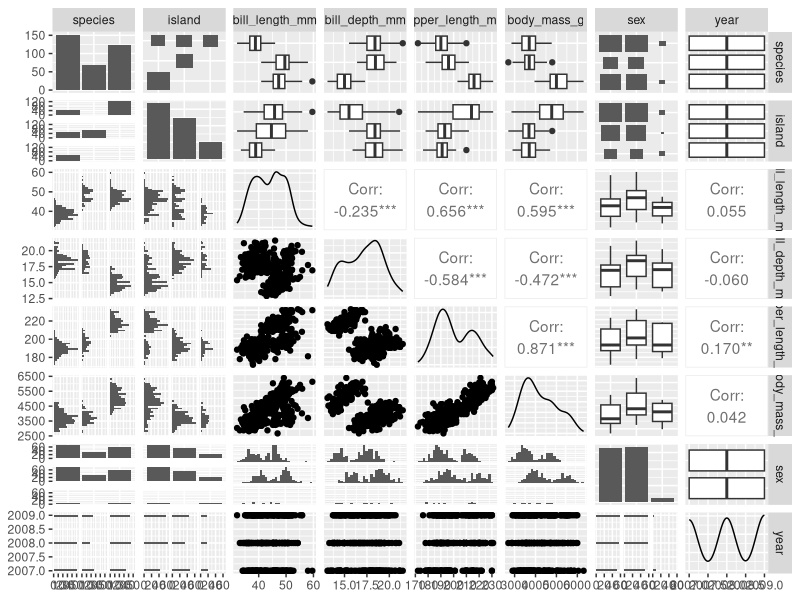
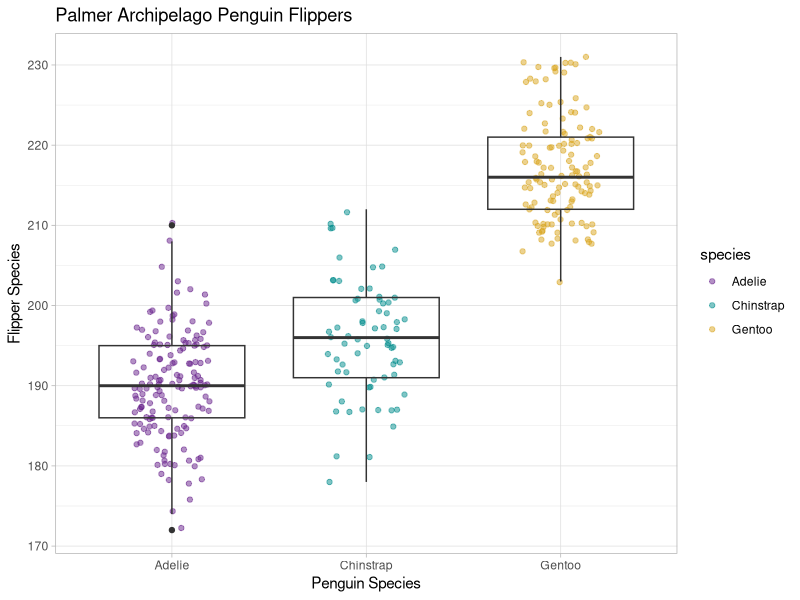
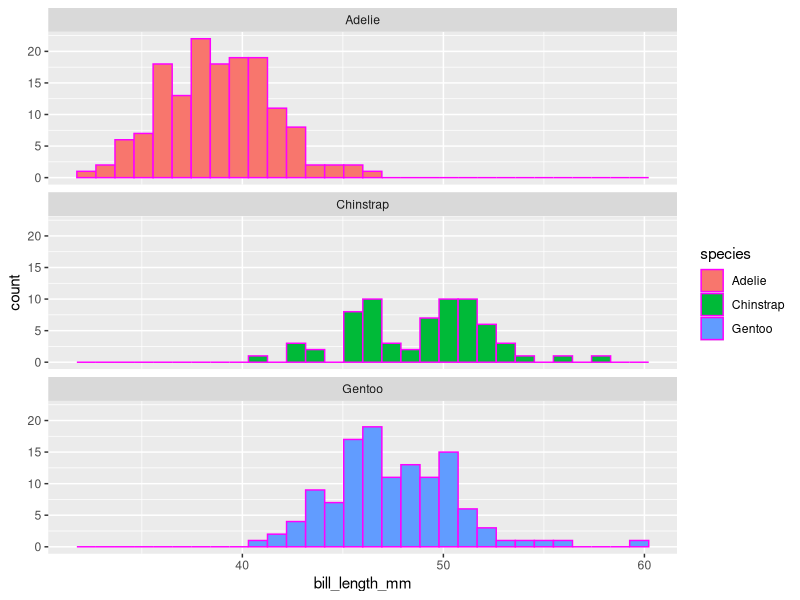

The R script that drew these images, in order:
## ---- chunk 1
#| warning: false
#| echo: false
library(tidyverse)
library(palmerpenguins)
library(GGally) # install.packages("GGally")
library(skimr) # install.packages("skimr")

#appear vs not appear, code chunk options, in R they go in the {r}, quarto its #| warning: false, use #| echo: false so code doesn't show up
## ---- chunk 2
#| include: false

# Tell me the column names
names(penguins)

# What are the dimensions
dim(penguins)

# Can you show me the first 6 lines?
head(penguins)

# Can you show me the last 6 lines?
tail(penguins)
## ---- chunk 3
skim(penguins)
## ---- chunk 4
#pairs plot, if you use :: you can see whats avaiable

#| include: false
GGally::ggpairs(penguins)
## ---- chunk 5

#| fig.cap: "Figure Caption :)"
ggplot(data = penguins, aes(x = species, y = flipper_length_mm)) + 
  geom_jitter(width = 0.2,
              alpha = 0.5,
              aes(color = species)) + 
  geom_boxplot(fill = NA) +
  theme_light() +
  scale_color_manual(values = c("darkorchid4", "cyan4", "goldenrod")) +
  labs(x = "Penguin Species",
       y = "Flipper Species",
       title = "Palmer Archipelago Penguin Flippers")

#alpha is used for transparency
## ---- chunk 6
ggplot(data = penguins, aes(x = bill_length_mm)) +
  geom_histogram(aes(fill = species), color ="magenta") +
  facet_wrap(~species, ncol = 1)
